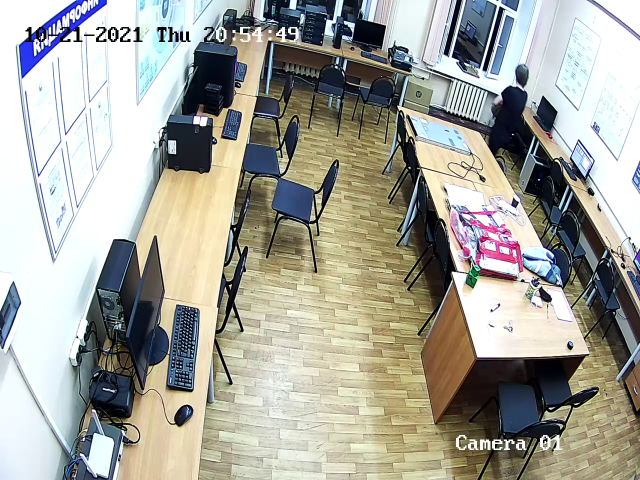
#> input picture frame 37 of Resources/video2.mp4, 1280 x 960 px, given in place of video1.mp4, which was not available (shown at 1/2 size)
$ python 'quest 2.py'
#> lines starting #> are read from the running program, lines starting #| are printed output that depends on the picture; after the words box and inside, x2 and y2 are one past the last pixel; in counts of white or black regions, pixels touching at a corner belong together; pictures that were not available may be replaced by others from this repository, and a replacement may not be noted
import cv2
import numpy as np


def preProcessing(img):
    imgGray = cv2.cvtColor(img, cv2.COLOR_BGR2GRAY)
    imgBlur = cv2.GaussianBlur(imgGray, (5, 5), 1)
    imgCanny = cv2.Canny(imgBlur, 200, 200)
    kernel = np.ones((5, 5))
    imgDial = cv2.dilate(imgCanny, kernel, iterations=2)
    imgThres = cv2.erode(imgDial, kernel, iterations=1)
    return imgThres


def getContours(img, coord):
    contours, hierarchy = cv2.findContours(img, cv2.RETR_EXTERNAL, cv2.CHAIN_APPROX_NONE) # получаем контуры
    for cnt in contours:
        area = cv2.contourArea(cnt)
        if area > 5000:#рассматриваем только контуры с площадью больше 5000
            peri = cv2.arcLength(cnt, True)
            approx = cv2.approxPolyDP(cnt, 0.02 * peri, True)# находим координаты прямоугольника вокруг контура
            x, y, w, h = cv2.boundingRect(approx)
            coords.append([x, y, w, h])
            flag = 0
            for i in range(4):
                if abs(coord[1][i] - coord[0][i]) < 3:# проверяем изменение координатов контура, чтобы не выделять объекты в движении
                    flag += 1
            if flag == 4:#если все 4 координаты неизмены обводим предмет как забытый
                cv2.rectangle(imgCopy, (x, y), (x + w, y + h), (0, 0, 255), 2)
                cv2.putText(imgCopy, 'Забытый предмет',
                            (x + (w // 2) - 60, y + (h // 2) - 10), cv2.FONT_HERSHEY_COMPLEX, 0.7,
                            (255, 255, 255), 1)
            coord.pop(0)  # заменяем сравниваемый кадр на текущий
    return coords

for i in range(1, 5):#проходимся по всем 4 роликам
    cap = cv2.VideoCapture('Resources/video{}.mp4'.format(i))
    writer = cv2.VideoWriter('result{}.mp4'.format(i), cv2.VideoWriter_fourcc(*'DIVX'), 10, (int(cap.get(3)), int(cap.get(4))))
    # записываем результат в виде видео result.mp4
    ret, FirstFrame = cap.read()  # запоминаем 1 кадр
#> FirstFrame is the input picture: shape (960, 1280, 3); mean B, G, R 156.3, 165.1, 165.3
    coords = [[0, 0, 0, 0]]
    while True:
        success, img = cap.read()  # считываем текущий кадр
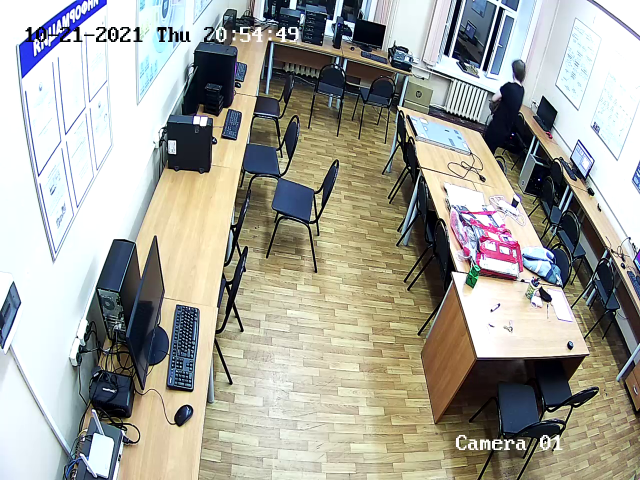
#> input picture frame 38 of Resources/video2.mp4, 1280 x 960 px, given in place of video1.mp4, which was not available (shown at 1/2 size)
#> img is the input picture: shape (960, 1280, 3); mean B, G, R 156.2, 165, 165.2
        if success:
            imgCopy = img.copy()  # создаём копию неизменённого кадра для вывода результата
            img = cv2.subtract(FirstFrame, img)  # вычитаем из 1 кадра текущий, чтобы сравнить их
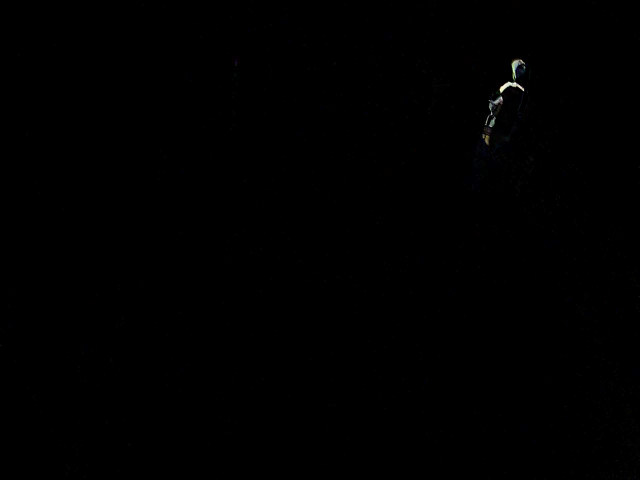
#> img: shape (960, 1280, 3) (shown at 1/2 size); mean B, G, R 0.3, 0.3, 0.3
            imgThres = preProcessing(img)  # подготавливаем изображение для поиска контуртов
#> in preProcessing, `imgCanny = cv2.Canny(imgBlur, 200, 200)`:
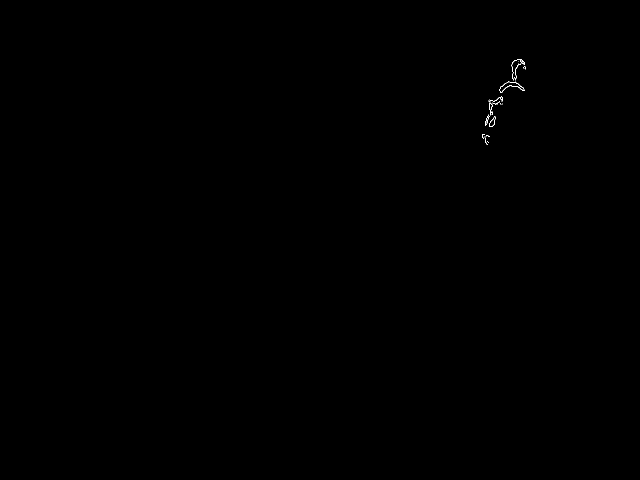
#> imgCanny: shape (960, 1280) (shown at 1/2 size); 0.05% white in thin lines or dots, all inside (x1, y1, x2, y2) = (965, 118, 1051, 290)
#> in preProcessing, `imgDial = cv2.dilate(imgCanny, kernel, iterations=2)`:
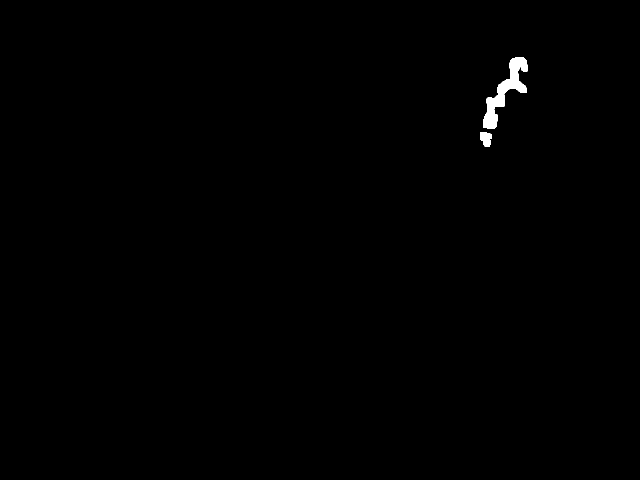
#> imgDial: shape (960, 1280) (shown at 1/2 size); 0.38% white; 2 white regions, box (x1, y1, x2, y2) and area: (966, 114, 1055, 258) 4093, (961, 264, 983, 294) 523
#> in preProcessing, `imgThres = cv2.erode(imgDial, kernel, iterations=1)`:
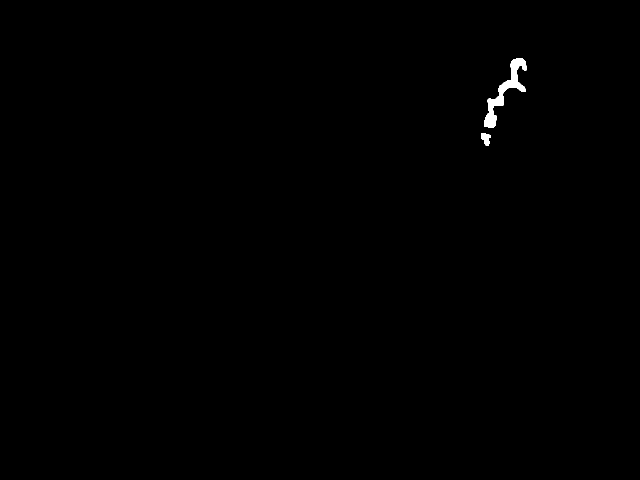
#> imgThres: shape (960, 1280) (shown at 1/2 size); 0.27% white; 2 white regions
            coord = getContours(imgThres, coords)  # находим контуры
#> in getContours, `contours, hierarchy = cv2.findContours(img, cv2.RETR_EXTERNAL, cv2.CHA..`: contours = 2 contours; box (x1, y1, x2, y2) and area: (968, 116, 1053, 256) 2748, (963, 266, 981, 292) 285
#> the loop in getContours, `for cnt in contours:` made 2 passes
#> area on passes 1 to 2: 285, 2748.5
#> after the loop in getContours, `for cnt in contours:`: coord = [[0, 0, 0, 0]]
#> coord = [[0, 0, 0, 0]]
            writer.write(imgCopy)  # запись в файл
            cv2.imshow('Video', imgCopy)  # вывод на экран
            if cv2.waitKey(1) & 0xFF == ord('q'):
#> (key q is pressed here)
                break
            cap.set(1, cap.get(1) + 5)  # просматриваем каждый 5 кадр чтобы лучше отслеживать движение
        else:
            break
